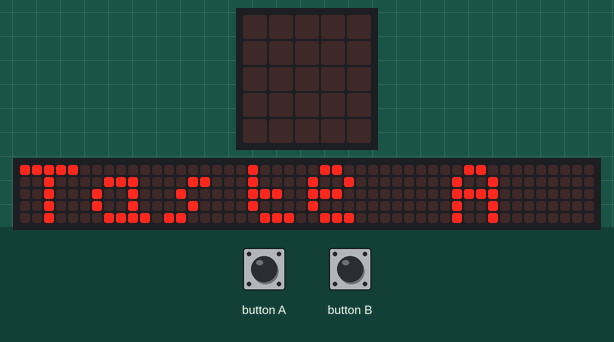
The program below on a simulated BBC micro:bit (MakeCode). Shown: the board's 5×5 LED display, a strip that is not on the board, showing the scrolling text unrolled. The test bench sets the inputs (shaded band). The 48×5 strip is a reading aid, not a part: it shows the text the display is scrolling, unrolled, one strip-width of it at a time.

Above: at 14.0 s.
15.7 s: button A pressed for 0.15 s
At 16.0 s:
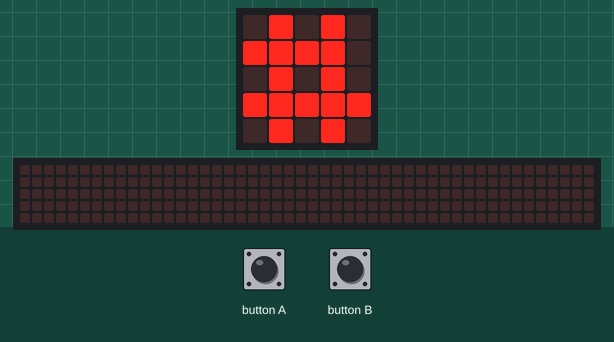
At 31.6 s:
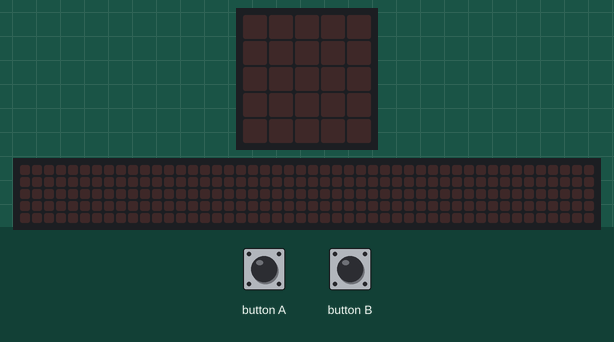

Measured:
- after the input at 15.7 s, the display: changes at once (image 1)
- what the display in image 0 shows lasts 0.4 s, from 14.0 s to 14.4 s

The program:

main.ts
```typescript
basic.showString("Druecke Taste A")
while (true) {
    if (input.buttonIsPressed(Button.A)) {
        basic.showLeds(`
            . # . # .
            # # # # .
            . # . # .
            # # # # #
            . # . # .
            `)
        basic.pause(607)
        basic.clearScreen()
        break;
    }
}
basic.showString("Druecke Taste B")
while (true) {
    if (input.buttonIsPressed(Button.B)) {
        basic.showLeds(`
            # # # # #
            # . . . #
            # . # . #
            # . . . #
            # # # # #
            `)
        basic.pause(607)
        basic.clearScreen()
        break;
    }
}
```

test.ts
```typescript
// Hier kann man Tests durchführen; diese Datei wird nicht kompiliert, wenn dieses Paket als Erweiterung verwendet wird.
```
